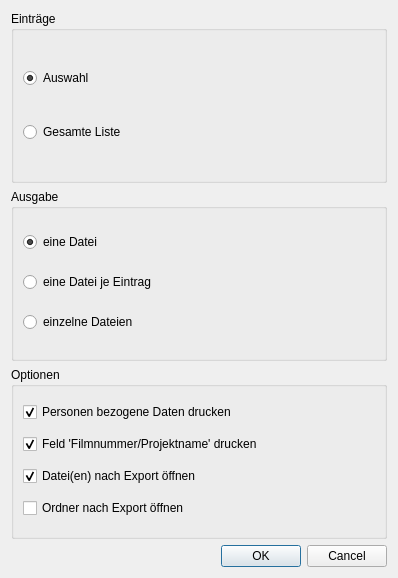
<?xml version="1.0" encoding="UTF-8"?>
<ui version="4.0">
 <class>apisPrintingOptionsDialog</class>
 <widget class="QDialog" name="apisPrintingOptionsDialog">
  <property name="geometry">
   <rect>
    <x>0</x>
    <y>0</y>
    <width>398</width>
    <height>578</height>
   </rect>
  </property>
  <property name="sizePolicy">
   <sizepolicy hsizetype="Expanding" vsizetype="Expanding">
    <horstretch>0</horstretch>
    <verstretch>0</verstretch>
   </sizepolicy>
  </property>
  <property name="windowTitle">
   <string>Druck Optionen</string>
  </property>
  <property name="modal">
   <bool>true</bool>
  </property>
  <layout class="QVBoxLayout" name="verticalLayout">
   <item>
    <widget class="QGroupBox" name="uiSelectionModeGrp">
     <property name="title">
      <string>Einträge</string>
     </property>
     <layout class="QVBoxLayout" name="verticalLayout_4">
      <item>
       <widget class="QRadioButton" name="uiPrintSelectionRBtn">
        <property name="text">
         <string>Auswahl</string>
        </property>
        <property name="checked">
         <bool>true</bool>
        </property>
       </widget>
      </item>
      <item>
       <widget class="QRadioButton" name="uiPrintAllRBtn">
        <property name="text">
         <string>Gesamte Liste</string>
        </property>
       </widget>
      </item>
     </layout>
     <zorder>uiPrintAllRBtn</zorder>
     <zorder>uiPrintSelectionRBtn</zorder>
    </widget>
   </item>
   <item>
    <widget class="QGroupBox" name="uiOutputModeGrp">
     <property name="title">
      <string>Ausgabe</string>
     </property>
     <layout class="QVBoxLayout" name="verticalLayout_3">
      <item>
       <widget class="QRadioButton" name="uiOneFileRBtn">
        <property name="text">
         <string>eine Datei</string>
        </property>
        <property name="checked">
         <bool>true</bool>
        </property>
       </widget>
      </item>
      <item>
       <widget class="QRadioButton" name="uiOneFileForEachRBtn">
        <property name="text">
         <string>eine Datei je Eintrag</string>
        </property>
       </widget>
      </item>
      <item>
       <widget class="QRadioButton" name="uiSingleFilesRBtn">
        <property name="text">
         <string>einzelne Dateien</string>
        </property>
       </widget>
      </item>
     </layout>
    </widget>
   </item>
   <item>
    <widget class="QGroupBox" name="uiPrintingOptionsGrp">
     <property name="title">
      <string>Optionen</string>
     </property>
     <layout class="QVBoxLayout" name="verticalLayout_2">
      <item>
       <widget class="QCheckBox" name="uiPersonalDataChk">
        <property name="text">
         <string>Personen bezogene Daten drucken</string>
        </property>
        <property name="checked">
         <bool>true</bool>
        </property>
       </widget>
      </item>
      <item>
       <widget class="QCheckBox" name="uiFilmProjectChk">
        <property name="text">
         <string>Feld 'Filmnummer/Projektname' drucken</string>
        </property>
        <property name="checked">
         <bool>true</bool>
        </property>
       </widget>
      </item>
      <item>
       <widget class="QCheckBox" name="uiOpenFilesChk">
        <property name="text">
         <string>Datei(en) nach Export öffnen</string>
        </property>
        <property name="checked">
         <bool>true</bool>
        </property>
       </widget>
      </item>
      <item>
       <widget class="QCheckBox" name="uiOpenFolderChk">
        <property name="text">
         <string>Ordner nach Export öffnen</string>
        </property>
       </widget>
      </item>
     </layout>
    </widget>
   </item>
   <item>
    <widget class="QDialogButtonBox" name="buttonBox">
     <property name="orientation">
      <enum>Qt::Horizontal</enum>
     </property>
     <property name="standardButtons">
      <set>QDialogButtonBox::Cancel|QDialogButtonBox::Ok</set>
     </property>
    </widget>
   </item>
  </layout>
 </widget>
 <resources/>
 <connections>
  <connection>
   <sender>buttonBox</sender>
   <signal>accepted()</signal>
   <receiver>apisPrintingOptionsDialog</receiver>
   <slot>accept()</slot>
   <hints>
    <hint type="sourcelabel">
     <x>248</x>
     <y>254</y>
    </hint>
    <hint type="destinationlabel">
     <x>157</x>
     <y>274</y>
    </hint>
   </hints>
  </connection>
  <connection>
   <sender>buttonBox</sender>
   <signal>rejected()</signal>
   <receiver>apisPrintingOptionsDialog</receiver>
   <slot>reject()</slot>
   <hints>
    <hint type="sourcelabel">
     <x>316</x>
     <y>260</y>
    </hint>
    <hint type="destinationlabel">
     <x>286</x>
     <y>274</y>
    </hint>
   </hints>
  </connection>
 </connections>
</ui>
